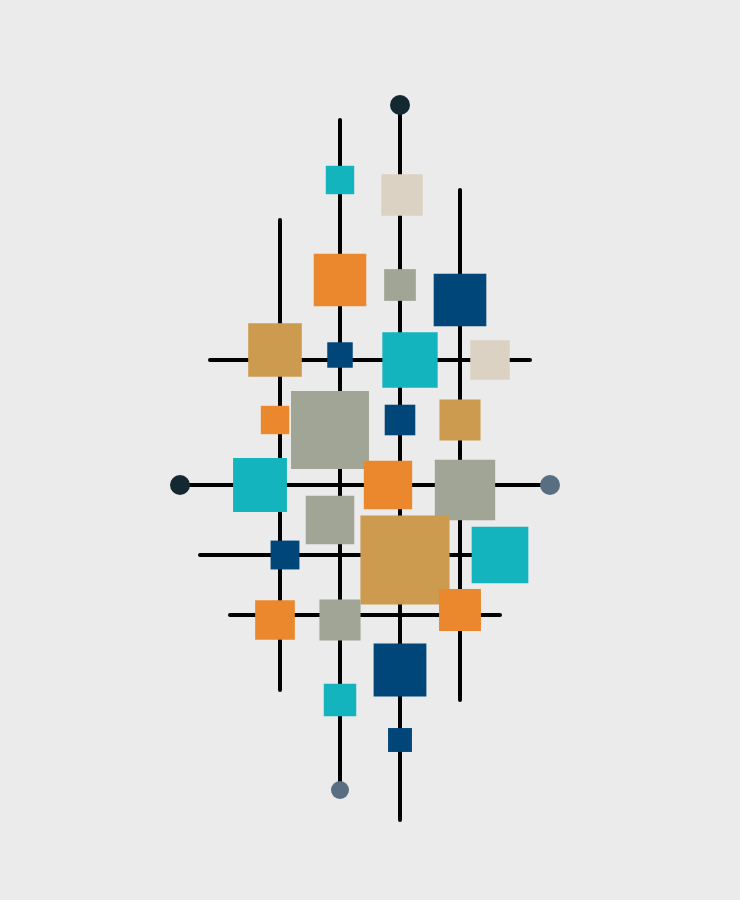
Frame 1 (no input)
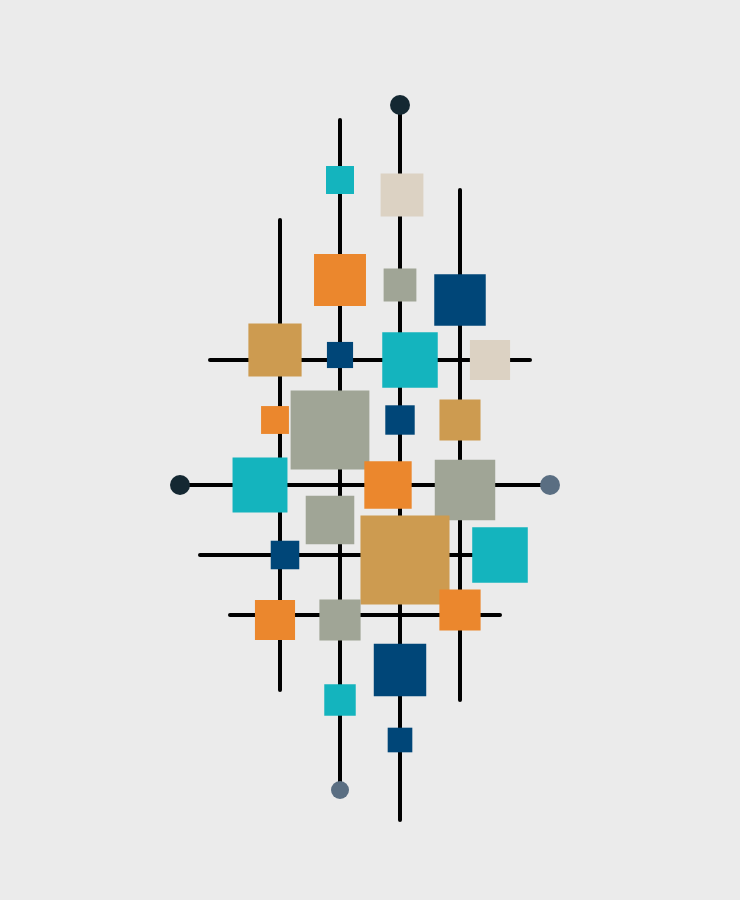
Frame 60 (no input)
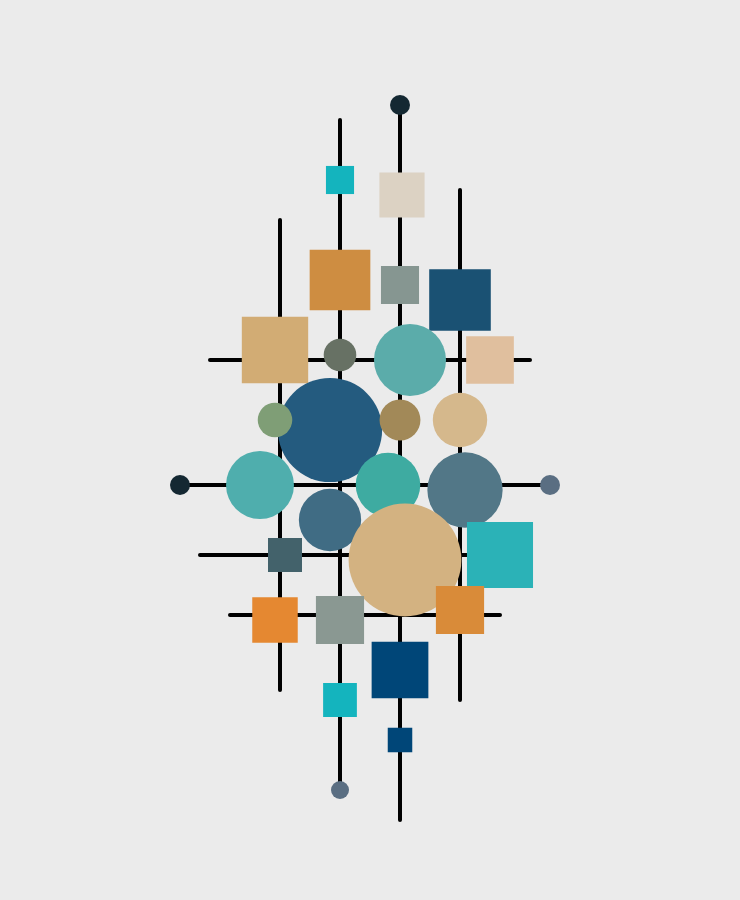
Frame 120 (the mouse pressed at the canvas centre since frame 60)

The p5.js sketch that drew these frames (run headless with seeded random() and noise() and a simulated clock; from frame 60 on, the mouse is pressed at the canvas centre):

// p5.js sketch
// ── sketch.js
let figuras = [];


function setup() {
  createCanvas(740, 900);

  
  // Centra los rectángulos
  
  rectMode(CENTER);

  // Crea las figuras

  crearFiguras();

}

function draw() {
  background(235);

  
  // Dibuja líneas negras

  dibujarLineas();

  // Dibuja figuras interactivas

  dibujarFiguras();

}


// Figuras: cada figura tiene: x, y, tamaño, color, forma


function crearFiguras() {

  figuras = [


    // 1

    [340,180,28,"celeste","cuadrado"],
    [402,195,42,"beige","cuadrado"],
    [340,280,52,"naranja","cuadrado"],
    [400,285,32,"gris","cuadrado"],
    [460,300,52,"azul","cuadrado"],

    // 2

    [275,350,54,"mostaza","cuadrado"],
    [340,355,26,"azul","cuadrado"],
    [410,360,56,"celeste","cuadrado"],
    [490,360,40,"beige","cuadrado"],

    // 3

    [330,430,78,"gris","cuadrado"],
    [275,420,28,"naranja","cuadrado"],
    [400,420,30,"azul","cuadrado"],
    [460,420,42,"mostaza","cuadrado"],

    // 4

    [260,485,54,"celeste","cuadrado"],
    [330,520,48,"gris","cuadrado"],
    [388,485,48,"naranja","cuadrado"],
    [465,490,60,"gris","cuadrado"],

    // 5

    [405,560,90,"mostaza","cuadrado"],
    [500,555,56,"celeste","cuadrado"],
    [285,555,28,"azul","cuadrado"],

    // 6

    [275,620,40,"naranja","cuadrado"],
    [340,620,42,"gris","cuadrado"],
    [460,610,42,"naranja","cuadrado"],

    // 7

    [340,700,32,"celeste","cuadrado"],
    [400,670,52,"azul","cuadrado"],
    [400,740,24,"azul","cuadrado"]

  ];

}


// Lineas y detalles

function dibujarLineas() {

  // Grosor de la línea

  stroke(0);

  strokeWeight(4);

  // Lineas verticales

  line(280, 220, 280, 690);

  line(340, 120, 340, 790);

  line(400, 105, 400, 820);

  line(460, 190, 460, 700);

  
  // Lineas horizontales

  line(210, 360, 530, 360);

  line(180, 485, 550, 485);

  line(200, 555, 500, 555);

  line(230, 615, 500, 615);

  
  // Circulitos

  noStroke();

  fill(20, 40, 50);

  ellipse(180, 485, 20);
  ellipse(400, 105, 20);

  fill(90, 110, 130);

  ellipse(550, 485, 20);
  ellipse(340, 790, 18);


}


// Dibuja tooodas las figuras

function dibujarFiguras() {

  // Recorre todas las figuras

  for (let i = 0; i < figuras.length; i++) {

    // Datos

    let x = figuras[i][0];

    let y = figuras[i][1];

    let t = figuras[i][2];

    let c = figuras[i][3];

    let tipo = figuras[i][4];

    

    // Distancia del mouse

    let d = dist(mouseX, mouseY, x, y);

    
    // Tamaño interactivo

    let tamañoReactivo = map(d, 0, 300, t * 1.4, t);

    // Limitacion

    tamañoReactivo = constrain(tamañoReactivo, t, t * 1.4);

    // Vibracion (para darle mas vida)

    tamañoReactivo += random(-1, 1);


    
    // Cambio de colores

    let nuevoColor;

    // cambia el color dependiendo del color original

    if (c == "gris") {

      nuevoColor = color(0,70,120);

    }

    else if (c == "naranja") {

      nuevoColor = color(20,180,190);

    }

    else if (c == "mostaza") {

      nuevoColor = color(220,210,195);

    }

    else if (c == "beige") {

      nuevoColor = color(235,135,45);

    }

    else if (c == "celeste") {

      nuevoColor = color(160, 165, 150);

    }

    else if (c == "azul") {

      nuevoColor = color(205, 155, 80);

    }

    else {

      nuevoColor = colorBase(c);

    }


    
    // Mezcla de los colores

    let mezcla = map(d, 0, 200, 1, 0);

    mezcla = constrain(mezcla, 0, 1);

    // Se va de un color a otro

    let colorFinal = lerpColor(colorBase(c), nuevoColor, mezcla);

    // Aplica el color

    fill(colorFinal);

    noStroke();


    
    // Interacciones

    // si el mouse se acerca

    if (d < 120) {

      push();

      // Mueve el punto de origen

      translate(x, y);


      // Cuadrados → Círculitos

      if (tipo == "cuadrado") {

        ellipse(0, 0, tamañoReactivo);

      }

      pop();

    }

    // A su forma normal

    else {

      if (tipo == "cuadrado") {

        rect(x, y, tamañoReactivo, tamañoReactivo);

      }

    }

  }

}


// Coloress

function colorBase(nombre) {

  // Azulito

  if (nombre == "azul") {

    return color(0, 70, 120);

  }

  // Celeste

  if (nombre == "celeste") {

    return color(20, 180, 190);

  }

  // Naranja

  if (nombre == "naranja") {

    return color(235, 135, 45);

  }

  // Beige

  if (nombre == "beige") {

    return color(220, 210, 195);

  }

  // Gris

  if (nombre == "gris") {

    return color(160, 165, 150);

  }

  // Mostaza

  if (nombre == "mostaza") {

    return color(205, 155, 80);

  }

}
